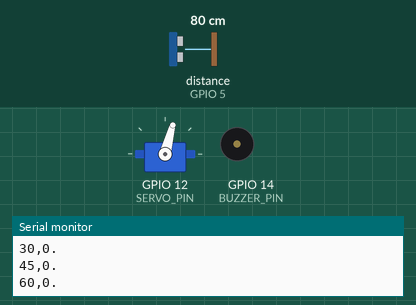
This sketch was run on a simulated ESP8266 (NodeMCU). Shown: servo, buzzer (waves = sounding, pin HIGH), the last lines printed to the serial monitor. Inputs (shaded band) come from the test bench; at power-on: distance to the obstacle (sensor on GPIO 5) 80 cm. The echo pulse lasts 58.3 µs per cm; WiFi joins after 1.5 s; servers stay silent unless stated.

Above: at 3.5 s.
3.6 s: distance to the obstacle (sensor on GPIO 5) set to 64 cm
7.1 s: distance to the obstacle (sensor on GPIO 5) set to 54 cm
At 7.61 s:
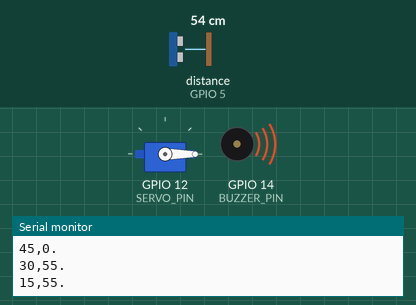
10.6 s: distance to the obstacle (sensor on GPIO 5) set to 22 cm
14.1 s: distance to the obstacle (sensor on GPIO 5) set to 19 cm
At 15.55 s:
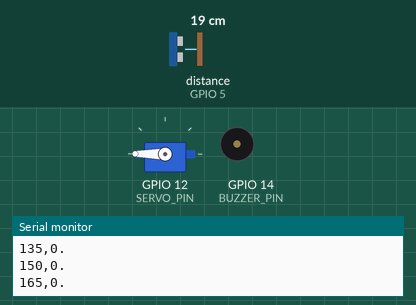
17.6 s: distance to the obstacle (sensor on GPIO 5) set to 35 cm
At 20.82 s:
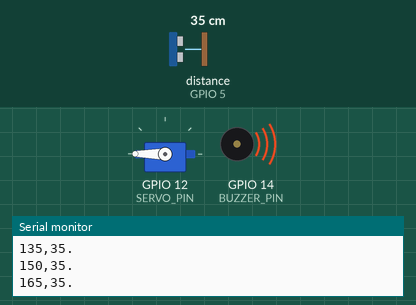
Timing chart, 0 to 22.1 s (numbered marks = the images above; inputs shaded):
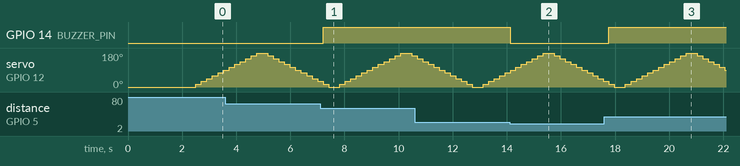

Measured:
- the behaviour switches between 59 and 58 cm on distance to the obstacle (sensor on GPIO 5) (found by bisection; images 0 and 1)
- the behaviour switches between 21 and 20 cm on distance to the obstacle (sensor on GPIO 5) (found by bisection; images 1 and 2)
- after the input at 7.1 s, GPIO 14 (BUZZER_PIN): LOW → HIGH after 0.11 s
- after the input at 14.1 s, GPIO 14 (BUZZER_PIN): HIGH → LOW at once
- after the input at 17.6 s, GPIO 14 (BUZZER_PIN): LOW → HIGH after 0.17 s

The sketch:

ArdunioIDE.ino
```cpp
#define BLYNK_TEMPLATE_ID "Template ID"
#define BLYNK_TEMPLATE_NAME "Template Name"
#define BLYNK_AUTH_TOKEN "Auth Token-"

#include <Servo.h>
#include <NewPing.h>
#include <ESP8266WiFi.h>
#include <BlynkSimpleEsp8266.h>

// Pin Definitions
#define ECHO_PIN 5
#define TRIG_PIN 4
#define SERVO_PIN 12
#define BUZZER_PIN 14
#define MAX_DISTANCE 60


// WiFi Credentials
char ssid[] = "SSID";
char pass[] = "PASS";

// Global Variables
Servo myServo;
NewPing sonar(TRIG_PIN, ECHO_PIN, MAX_DISTANCE);
int angle = 15;

// Blynk Authentication Token
char auth[] = BLYNK_AUTH_TOKEN;

void setup() {
  Serial.begin(115200);
  WiFi.begin(ssid, pass);

  // Connect to WiFi
  while (WiFi.status() != WL_CONNECTED) {
    delay(1000);
    Serial.println("Connecting to WiFi...");
  }
  Serial.println("Connected to WiFi");

  // Initialize Blynk
  Blynk.begin(auth, ssid, pass);

  // Setup hardware components
  myServo.attach(SERVO_PIN);
  pinMode(TRIG_PIN, OUTPUT);
  pinMode(ECHO_PIN, INPUT);
  pinMode(BUZZER_PIN, OUTPUT);
  myServo.write(angle); // Start at 15 degrees
}

void loop() {
  scanServo();
  Blynk.run();
}

void scanServo() {
  for (angle = 0; angle <= 180; angle += 15) {
    handleSonar(angle);
  }
  for (angle = 180; angle >= 0; angle -= 15) {
    handleSonar(angle);
  }
}

void handleSonar(int currentAngle) {
  myServo.write(angle);
  delay(200);

  // Measure distance
  unsigned int distance = sonar.ping_cm();

  // Send data to Processing and Blynk
  if (distance > 20 && distance < MAX_DISTANCE) {
    Blynk.virtualWrite(V0, distance);
    Blynk.virtualWrite(V1, HIGH); // LED ON
    Blynk.virtualWrite(V2, angle);
    Serial.print(angle);
    Serial.print(",");
    Serial.print(distance);
    Serial.println(".");
    digitalWrite(BUZZER_PIN, HIGH); // Turn buzzer ON
  } else {
    Serial.print(angle);
    Serial.print(",");
    Serial.println("0."); // Send 0 if out of range
    digitalWrite(BUZZER_PIN, LOW);  // Turn buzzer OFF
    Blynk.virtualWrite(V1, LOW);   // LED OFF
  }
}
```
